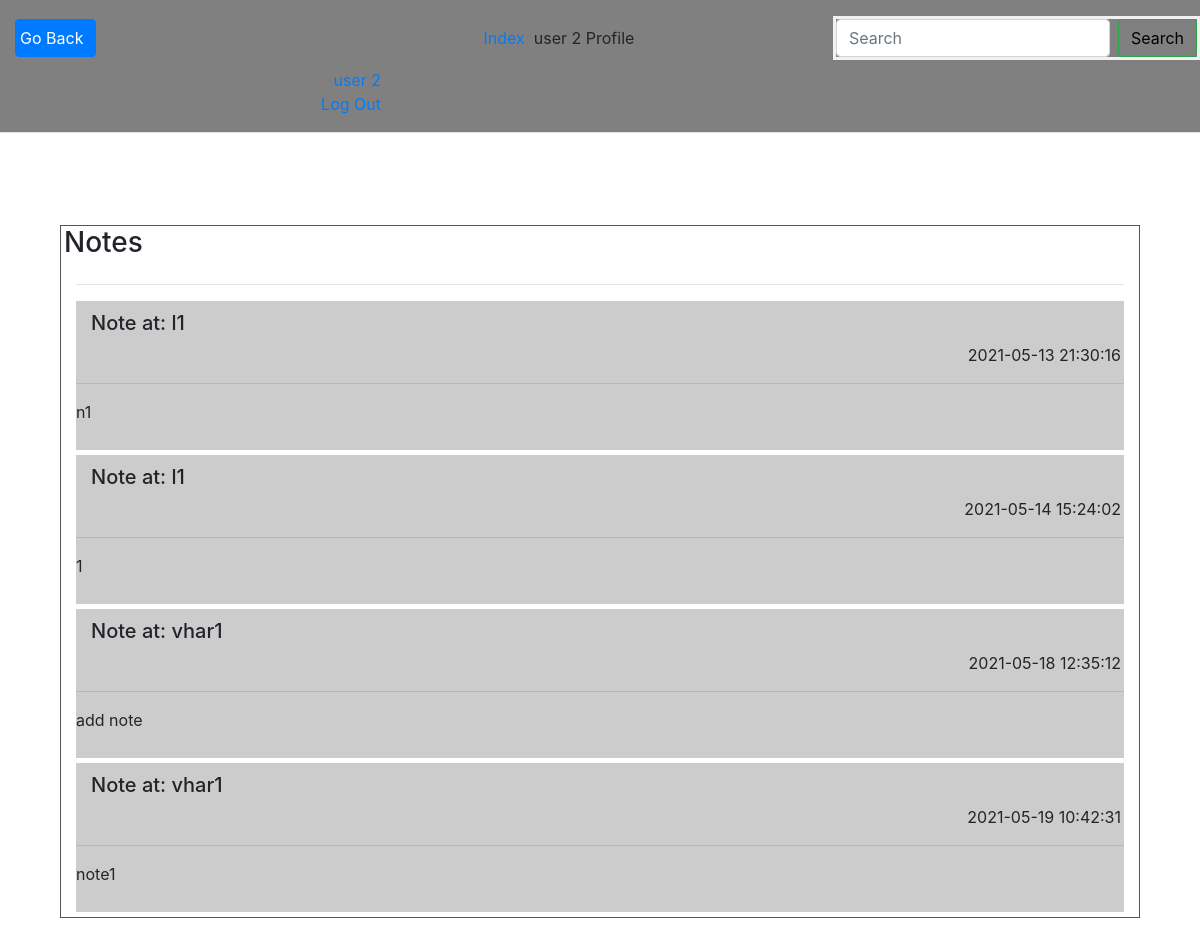
Page /profile/2 (signed in) on the committed database.
### app.py (models this page shows)
class User(UserMixin, db.Model):
    __tablename__ = 'users'
    id = db.Column(db.Integer, primary_key=True)
    username = db.Column(db.String(80), unique=True, nullable=False)
    password = db.Column(db.String(80), nullable=False)
    email = db.Column(db.String(120), unique=True, nullable=False)
    created_worlds = db.relationship("World", backref='creator')
    created_characters = db.relationship("Characters", backref='creator')
    created_locations = db.relationship("Locations", backref='creator')
    created_notes = db.relationship("Notes", backref='creator')

class Notes(db.Model):
    __tablename__ = 'notes'
    id = db.Column(db.Integer, primary_key=True)
    world_id = db.Column(db.Integer, ForeignKey('worlds.id'), nullable=False)
    creator_id = db.Column(db.Integer, ForeignKey('users.id'), nullable=False)
    text = db.Column(db.String(500), nullable=False)
    creation_date = db.Column(db.DateTime, default=db.func.current_timestamp())
    location_id = db.Column(db.Integer, ForeignKey('locations.id'))
    character_id = db.Column(db.Integer, ForeignKey('characters.id'))

class Locations(db.Model):
    __tablename__ = 'locations'
    id = db.Column(db.Integer, primary_key=True)
    location_name = db.Column(db.String(100))
    world_id = db.Column(db.Integer, ForeignKey('worlds.id'))
    creator_id = db.Column(db.Integer, ForeignKey('users.id'))
    description = db.Column(db.String(500))
    creation_date = db.Column(db.DateTime, default=db.func.current_timestamp())
    notes = db.relationship("Notes", backref='location')

class Characters(db.Model):
    __tablename__ = 'characters'
    id = db.Column(db.Integer, primary_key=True)
    character_name = db.Column(db.String(80), nullable=False)
    world_id = db.Column(db.Integer, ForeignKey('worlds.id'), nullable=False)
    creator_id = db.Column(db.Integer, ForeignKey('users.id'), nullable=False)
    description = db.Column(db.String(500), nullable=False)
    creation_date = db.Column(db.DateTime, default=db.func.current_timestamp())
    str = db.Column(db.Integer)
    con = db.Column(db.Integer)
    dex = db.Column(db.Integer)
    int = db.Column(db.Integer)
    wis = db.Column(db.Integer)
    cha = db.Column(db.Integer)
    player_character = db.Column(db.Boolean)
    player_id = db.Column(db.Integer, nullable=True)
    notes = db.relationship("Notes", backref='character')

### app.py (the view)
@app.route('/profile/<user_id>', methods=["GET"])
def profile(user_id):
    if not session.get("user_name"):
        flash('You are not logged in.')
        return redirect(url_for('login'))
    if int(session["id"]) is not int(user_id):
        flash('For now, you cannot visit other peoples userpage.')
        return redirect(url_for('index'))
    user = User.query.filter_by(id=user_id).first()
    all_notes = Notes.query.filter_by(creator_id=user.id).all()
    return render_template("profile.html", user=user, notes=all_notes)

### app.py (called while the page is built)
@login.user_loader
def load_user(id):
    return User.query.get(int(id))

### templates/profile.html (shortened to what this page needs)
{% extends "header.html" %}
{% block header %}{{ user.username }} Profile{% endblock %}
{% block body %}
<main role="main" class="container">
    <div class="col" id="profile">
        <div class="row mb-2">
            <div class="header">{{ user.username }}</div>
        </div>
        <div class="col md-8 blog-main" id="notes">
            <div class="row" style="padding-left: 3px;">
                <h3>Notes</h3>
            </div>
            <hr>
            {% if notes %}
                {% for note in notes %}
                    <div class="blog-post" id="note">
                        <div>
                            <div class="col-sm">
                                {% if note.location_id %}
                                    <h5>Note at: {{ note.location.location_name }}</h5>
                                {% elif note.character_id %}
                                     <h5>Note at: {{ note.character.character_name }}</h5>
                                {% endif %}
                            </div>
                            <p class="blog-post-meta" id="creation_date">{{ note.creation_date }}</p>
                        </div>
                        <hr>
                        <p class="blog-post-text">{{ note.text }}</p>
                    </div>
                {% endfor %}
            {% endif %}
    </div>
</main>
{% endblock %}

### templates/header.html (shortened to what this page needs)
<!DOCTYPE html>
<html lang="en">
    <head>
        <link rel="stylesheet" type="text/css" href="{{ url_for('static',filename='styles/stylesheet.css') }}">
        <link rel="stylesheet" href="https://stackpath.bootstrapcdn.com/bootstrap/4.3.1/css/bootstrap.min.css">
    </head>
    <body>
        <div class="d-flex flex-wrap align-items-center justify-content-center justify-content-md-between py-3 mb-4 border-bottom" id="stickyHeader">
            <div class="d-flex align-items-center col-md-3 mb-2 mb-md-0 text-dark text-decoration-none">
                <button class="btn btn-primary" onclick="goBack()" id="back_button">Go Back</button>
            </div>
            <ul class="nav col-12 col-md-auto mb-2 justify-content-center mb-md-0" id="title"><a href="{{ url_for('index') }}">Index</a>&nbsp;&nbsp;{% block header %}{% endblock header %}</ul>
            <form class="form-inline my-2 my-lg-0" method="GET" action="{{ url_for('search') }}">
                <input class="form-control mr-sm-2" type="search" name="search" placeholder="Search" aria-label="Search">
                <button class="btn btn-outline-success my-2 my-sm-0" id="search_button" type="submit">Search</button>
            </form>
            <div class="col-md-4 text-end" id="profile_buttons">
                {% if current_user.is_anonymous %}
                    <a href="/login" class="btn btn-primary">Login</a>
                {% else %}
                    <div class="col-sm"><a href="{{ url_for('profile', user_id=current_user.id) }}">{{ current_user.username }}</a></div>
                {% endif %}
                <div class="col-sm">
                    <a href="/logout">Log Out</a>
                </div>
            </div>
        </div>
        {% block body %} {% endblock body %}
    </body>
</html>

### static/styles/stylesheet.css (style rules this page uses)
.header { padding: 10px 16px; color: white; }
#title { text-align: center; }
form { border: 3px solid #f1f1f1; }
button { background-color: #4CAF50; color: white; padding: 14px 20px; margin: 8px 0; border: none; cursor: pointer; }
#search_button { color: black; outline-color: black; }
.container { padding: 16px; }
.col-md-4 { text-align: center; }
#back_button { text-align: left; padding-left: 4px; }
#notes { border-color: #555555; border-style: solid; border-width: 1px; }
#note { margin-bottom: 5px; margin-top: 5px; }
#creation_date { text-align: right; padding-right: 3px; }
#profile_buttons { text-align: right; padding-right: 4px; }
#note { padding-top: 10px; padding-bottom: 10px; background-color: #cccccc; }
.py-3 { background-color: gray; margin-bottom: 0px; margin-top: 0px; }
a { color: darkslategrey; }

### rows in the picture
User: username "user 2"
Notes: location.location_name "l1", creation_date "2021-05-13 21:30:16", text "n1"
Notes: location.location_name "l1", creation_date "2021-05-14 15:24:02", text "1"
Notes: character.character_name "vhar1", creation_date "2021-05-18 12:35:12", text "add note"
Notes: character.character_name "vhar1", creation_date "2021-05-19 10:42:31", text "note1"
